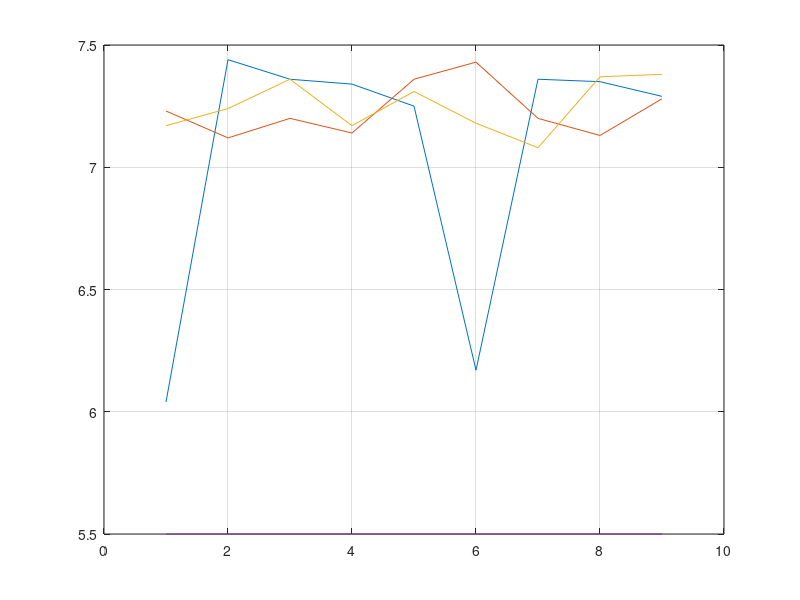

Source code (MATLAB):
x=[1,2,3,4,5,6,7,8,9];
egreedy=[6.04,7.44,7.36,7.34,7.25,6.17,7.36,7.35,7.29];
softmax=[7.23,7.12,7.20,7.14,7.36,7.43,7.20,7.13,7.28];
UCB=[7.17,7.24,7.36,7.17,7.31,7.18,7.08,7.37,7.38];
shortestforward=[5.5,5.5,5.5,5.5,5.5,5.5,5.5,5.5,5.5];
set(gca,'ytick',5:0.5:8)
plot(x,egreedy);
hold on
plot(x,softmax);
hold on
plot(x,UCB);
hold on
plot(x,shortestforward);
grid on